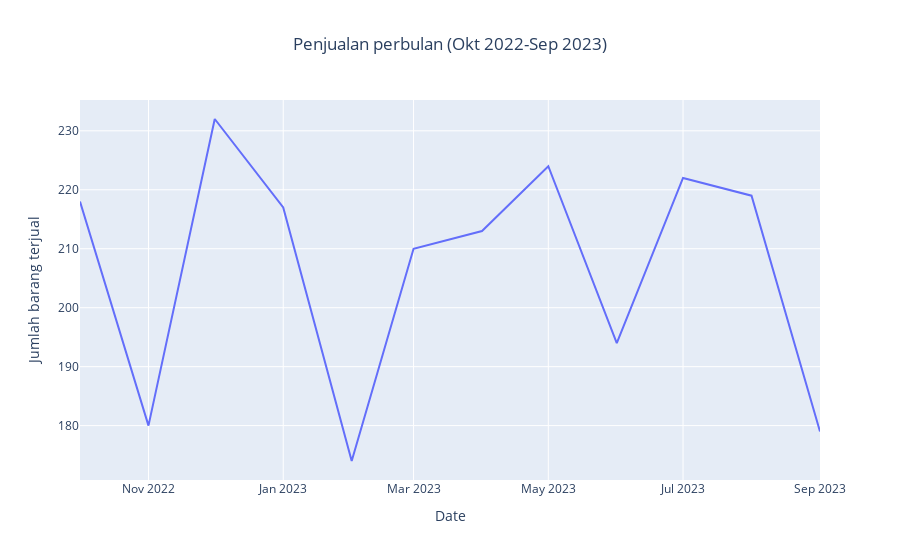

The notebook cell this image was saved under:
### Markdown cell above
Membuat dataframe baru dengan nama datem yang berisi 2 kolom 'Date' dan 'Jumlah'<br> 
Date berisi bulan dan tahun<br>
Jumlah berisi tentang total barang yang terjual<br>
datem artinya dataframe yang berisi total penjualan perbulan

### Code cell
fig = px.line(datem, x='Date', y="Jumlah",title="Penjualan perbulan (Okt 2022-Sep 2023)")
fig.update_layout(title_x = 0.5)
fig.update_yaxes( title_text="Jumlah barang terjual")
fig.show()

### Figure 1 — Plotly figure (JSON) as saved in the notebook; plotly's stock layout.template omitted (floating-point values rounded to 4 significant figures)
{"data": [{"hovertemplate": "Date=%{x}<br>Jumlah=%{y}<extra></extra>", "legendgroup": "", "line": {"color": "#636efa", "dash": "solid"}, "marker": {"symbol": "circle"}, "mode": "lines", "name": "", "orientation": "v", "showlegend": false, "type": "scatter", "x": ["2022-10", "2022-11", "2022-12", "2023-01", "2023-02", "2023-03", "2023-04", "2023-05", "2023-06", "2023-07", "2023-08", "2023-09"], "xaxis": "x", "y": [218, 180, 232, 217, 174, 210, 213, 224, 194, 222, 219, 179], "yaxis": "y"}], "layout": {"legend": {"tracegroupgap": 0}, "title": {"text": "Penjualan perbulan (Okt 2022-Sep 2023)", "x": 0.5}, "xaxis": {"anchor": "y", "domain": [0, 1], "title": {"text": "Date"}}, "yaxis": {"anchor": "x", "domain": [0, 1], "title": {"text": "Jumlah barang terjual"}}}}
